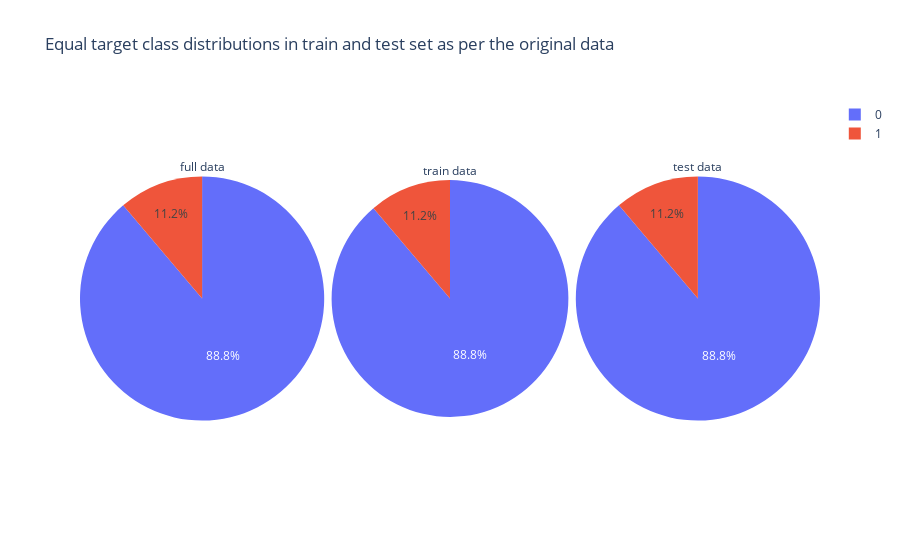

Notebook code cell kept with this figure:
### Code cell
imbalance_in_full_data_df = data_df['Class'].value_counts() # / len(data_df)
imbalance_in_train_data_df = train_df['Class'].value_counts() # / len(train_df)
imbalance_in_test_data_df = test_df['Class'].value_counts() # / len(test_df)

class_distributions_df = pd.DataFrame(columns=["class","percentage in full data","percentage in train data","percentage in test data"])
for class_label,full_data_percentages, train_data_percentatges, test_data_percentages in zip(imbalance_in_full_data_df.index,imbalance_in_full_data_df.values,imbalance_in_train_data_df.values,imbalance_in_test_data_df.values):
    class_distributions_df.loc[len(class_distributions_df)] = {"class":class_label,"percentage in full data":full_data_percentages,
                                                               "percentage in train data":train_data_percentatges,"percentage in test data":test_data_percentages}
    
trace1 = go.Pie(
    values=list(class_distributions_df["percentage in full data"].values),
    labels=list(class_distributions_df["class"]),
    domain=dict(x=[0.0, 0.33]),
    name="count:",
    hoverinfo="value+name",
    title="full data"
)
trace2 = go.Pie(
    values=list(class_distributions_df["percentage in train data"].values),
    labels=list(class_distributions_df["class"]),
    domain=dict(x=[0.34, 0.66]),
    name="count:",
    hoverinfo="value+name",
    title="train data"
)
trace3 = go.Pie(
    values=list(class_distributions_df["percentage in test data"].values),
    labels=list(class_distributions_df["class"]),
    domain=dict(x=[0.67, 1.0]),
    name="count:",
    hoverinfo="value+name",
    title="test data"
)
layout = go.Layout(title="Equal target class distributions in train and test set as per the original data",)
plotting_data = [trace1, trace2, trace3]
fig = go.Figure(data=plotting_data, layout=layout)
fig.show()

### Figure 1 — Plotly figure (JSON) as saved in the notebook; plotly's stock layout.template omitted (floating-point values rounded to 4 significant figures)
{"data": [{"domain": {"x": [0, 0.33]}, "hoverinfo": "value+name", "labels": [0, 1], "name": "count:", "title": {"text": "full data"}, "type": "pie", "values": [17789, 2241]}, {"domain": {"x": [0.34, 0.66]}, "hoverinfo": "value+name", "labels": [0, 1], "name": "count:", "title": {"text": "train data"}, "type": "pie", "values": [16900, 2129]}, {"domain": {"x": [0.67, 1]}, "hoverinfo": "value+name", "labels": [0, 1], "name": "count:", "title": {"text": "test data"}, "type": "pie", "values": [889, 112]}], "layout": {"title": {"text": "Equal target class distributions in train and test set as per the original data"}}}
